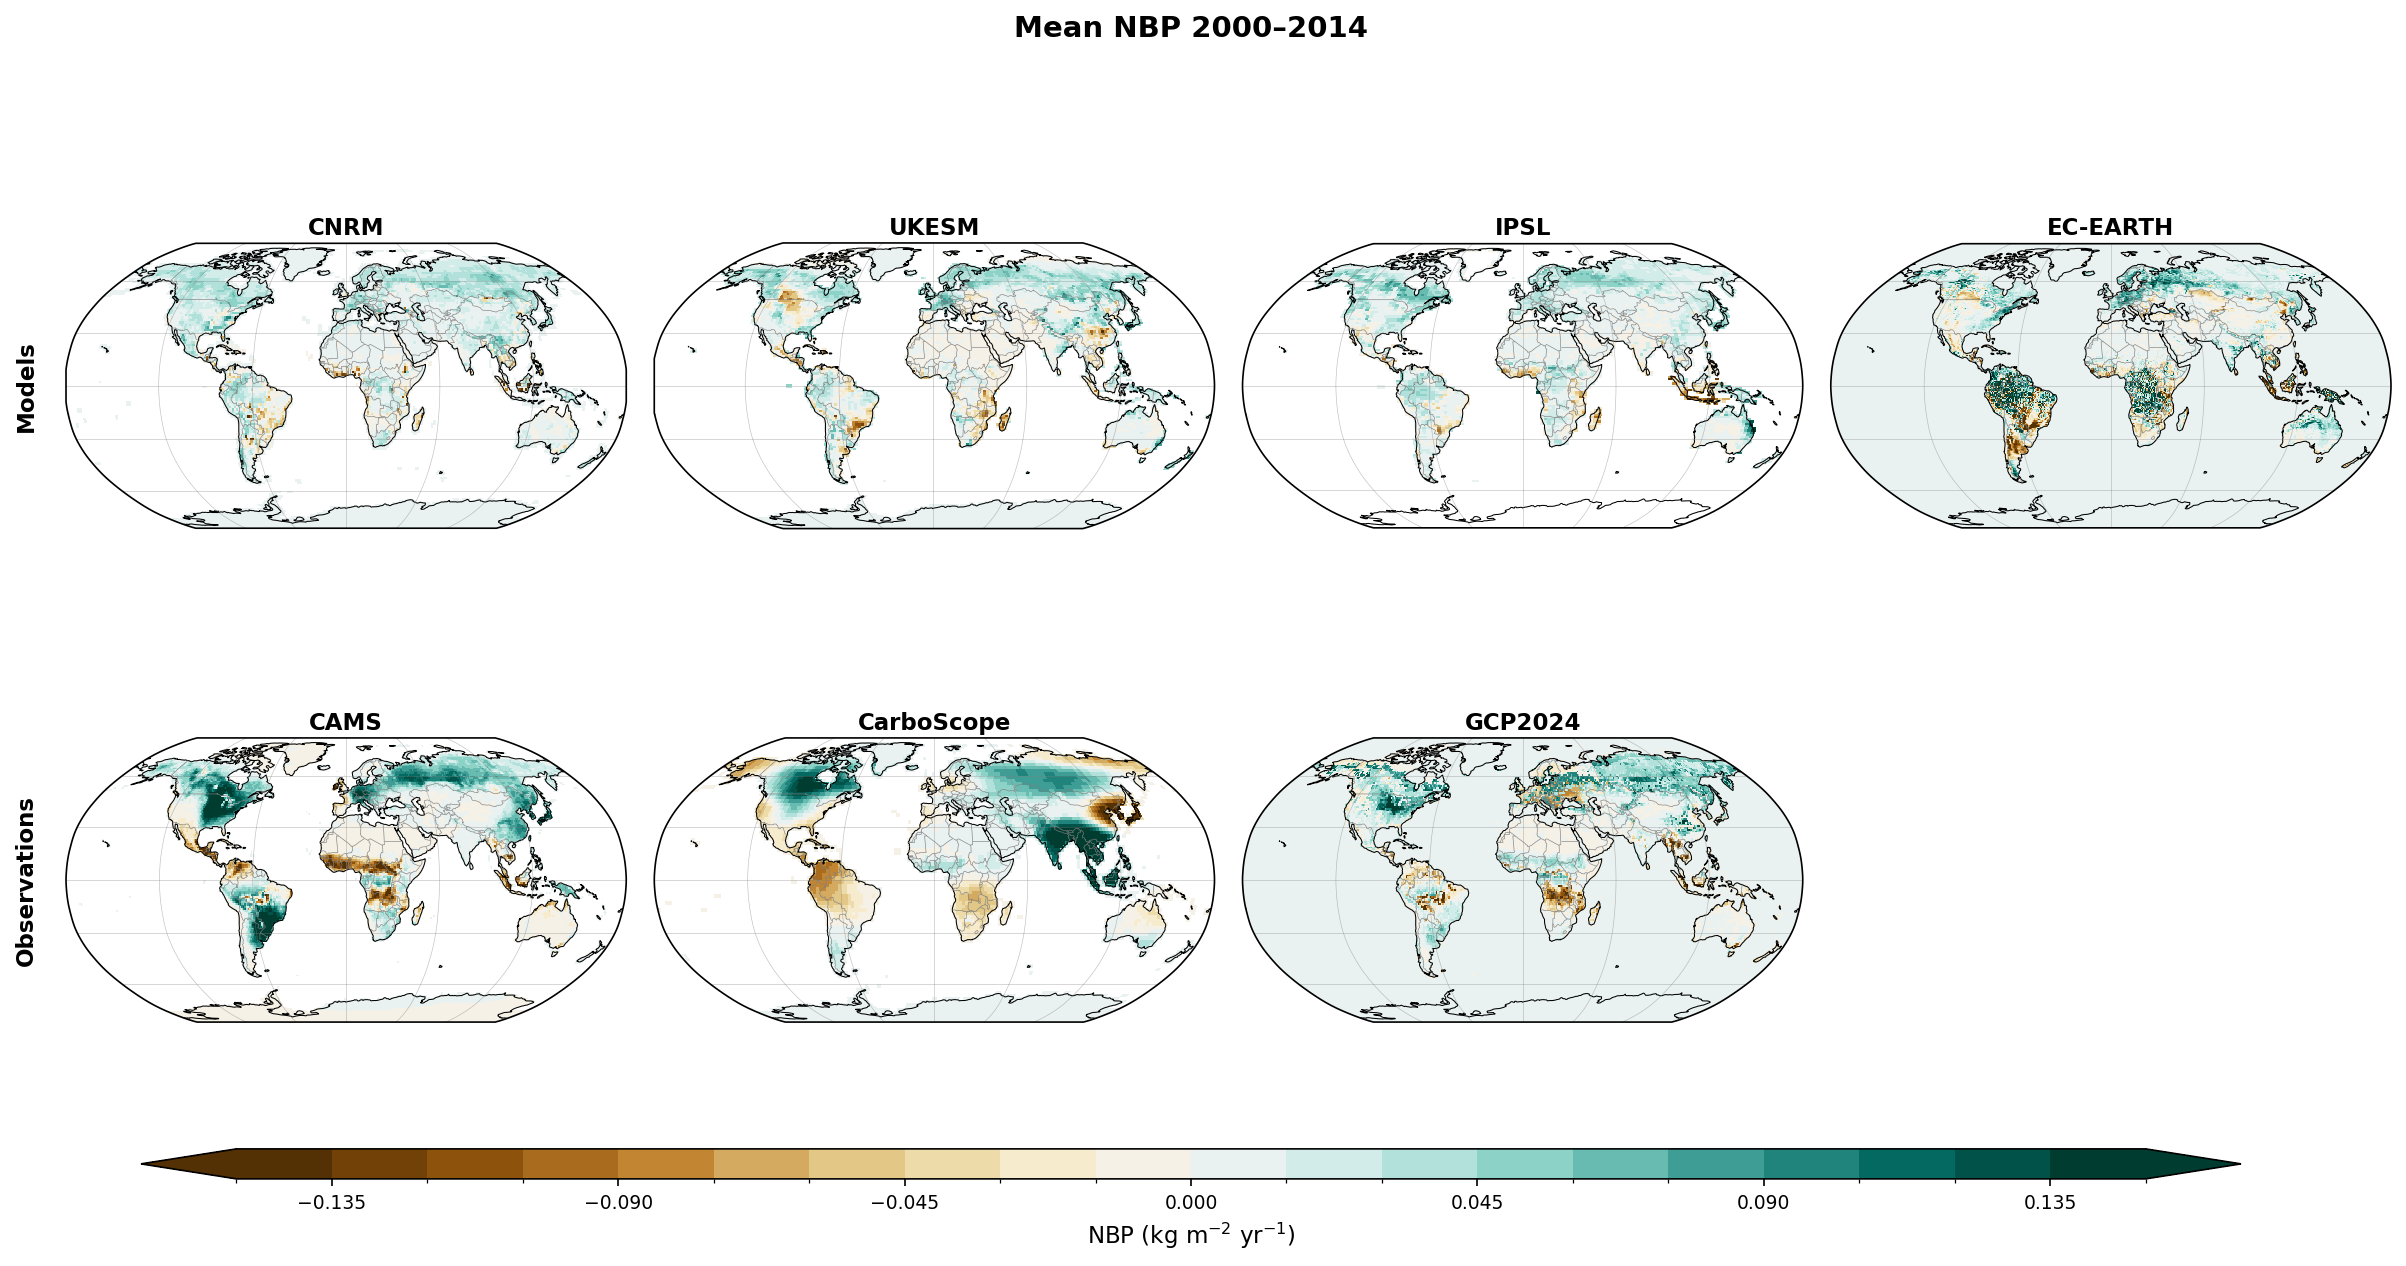

This figure's Python source:
import sys
import os
import numpy as np
import numpy.ma as ma
import matplotlib.pyplot as plt
import iris
import iris.plot as iplt
import iris.quickplot as qplt
import iris.coord_categorisation
import iris.analysis.cartography
import matplotlib.dates as mdates
import cartopy.crs as ccrs
import cartopy.feature as cfeature
import pylab as pl
from iris.analysis.cartography import area_weights
import iris.analysis.cartography
from iris.coord_systems import GeogCS
import cf_units
from matplotlib.colors import BoundaryNorm, ListedColormap
from iris.coords import DimCoord
import cftime
from scipy import stats
import matplotlib.ticker as mticker

# ── Global settings ───────────────────────────────────────────────────────────
date           = iris.Constraint(time=lambda cell: 2000 <= cell.point.year <= 2014)
ChoosePeriod   = 'Annual'
DataFolder     = '/data/scratch/chantelle.burton/OptimESM/NBP/'
var_constraint = iris.Constraint(name="nbp")


# ── Model definitions ─────────────────────────────────────────────────────────
MODELS = [
    {
        'label'   : 'CNRM',
        'color'   : 'red',
        'sign'    : 1,
        'r1_file' : DataFolder + 'nbp_Lmon_CNRM-ESM2-1_esm-hist_r1i1p2f2_gr_185001-201412.nc',
        'landfrac': DataFolder + 'sftlf_fx_CNRM-ESM2-1_esm-hist_r1i1p2f2_gr.nc',
        'lf_name' : 'sftlf',
        'ensemble': [],
    },
    {
        'label'   : 'UKESM',
        'color'   : 'black',
        'sign'    : 1,
        'r1_file' : DataFolder + 'nbp_Lmon_UKESM1-2-LL_esm-hist_r1i1p1f1_gn_195001-201412.nc',
        'landfrac': DataFolder + 'qrparm.landfrac.nc',
        'lf_name' : None,
        'ensemble': [
            DataFolder + 'nbp_Lmon_UKESM1-2-LL_esm-hist_r2i1p1f1_gn_195001-201412.nc',
            DataFolder + 'nbp_Lmon_UKESM1-2-LL_esm-hist_r3i1p1f1_gn_195001-201412.nc',
        ],
    },
    {
        'label'   : 'IPSL',
        'color'   : 'goldenrod',
        'sign'    : -1,   # wrong sign — pers comms Lars & Paul @ Lund
        'r1_file' : DataFolder + 'nbp_Lmon_IPSL-CM6-ESMCO2_esm-hist_r1i1p3f1_gr_195001-201412.nc',
        'landfrac': DataFolder + 'sftlf_fx_CNRM-ESM2-1_esm-hist_r1i1p2f2_gr.nc',
        'lf_name' : 'sftlf',
        'ensemble': [
            DataFolder + 'nbp_Lmon_IPSL-CM6-ESMCO2_esm-hist_r2i1p3f1_gr_195001-201412.nc',
            DataFolder + 'nbp_Lmon_IPSL-CM6-ESMCO2_esm-hist_r3i1p3f1_gr_195001-201412.nc',
            DataFolder + 'nbp_Lmon_IPSL-CM6-ESMCO2_esm-hist_r4i1p3f1_gr_195001-201412.nc',
        ],
    },
    {
        'label'   : 'EC-EARTH',
        'color'   : 'purple',
        'sign'    : 1,
        'r1_file' : DataFolder + 'nbp_LPmon_EC-Earth3-ESM-1_esm-hist_r1i1p1f1_gr_20*.nc',
        'landfrac': DataFolder + 'sftlf_fx_EC-Earth3-ESM-1_esm-hist_r5i1p1f1_gr.nc',
        'lf_name' : 'sftlf',
        'ensemble': [
            DataFolder + "nbp_LPmon_EC-Earth3-ESM-1_esm-hist_r2i1p1f1_gr_*.nc",
            DataFolder + "nbp_LPmon_EC-Earth3-ESM-1_esm-hist_r3i1p1f1_gr_*.nc",
            DataFolder + "nbp_LPmon_EC-Earth3-ESM-1_esm-hist_r5i1p1f1_gr_*.nc"
        ],
    },
]

# ── Observations ──────────────────────────────────────────────────────────────
def read_obs_nbp():
    pwdin = "/data/users/eleanor.burke/obs_data/nbp"
    cams_cube       = iris.load_cube(pwdin + "/cams/cams73_latest_co2_flux_surface_mm.nc")
    carboscope_cube = iris.load_cube(pwdin + "/carboscope/r76nbetEXToc_v2025.flux_land.mon.nc")
    gcp2024_cube    = iris.load_cube(pwdin + "/ct2022/GCP2024.flux1x1-monthly.processed.nc")
    return cams_cube, carboscope_cube, gcp2024_cube

OBS_CUBES  = read_obs_nbp()
OBS_LABELS = ["CAMS", "CarboScope", "GCP2024"]
OBS_STYLES = [dict(color=f"C{i}", ls='dashed') for i in range(len(OBS_LABELS))]

# ── Helper functions ──────────────────────────────────────────────────────────
def remove_duplicate_times(cube):
    """Remove duplicate time points based on year coordinate."""
    try:
        year_points = cube.coord('year').points
    except iris.exceptions.CoordinateNotFoundError:
        year_points = cube.coord('time').points
    _, unique_idx = np.unique(year_points, return_index=True)
    return cube[np.sort(unique_idx)]

def get_years(cube):
    """Extract year values using the year coordinate if present."""
    try:
        return cube.coord('year').points.astype(int)
    except iris.exceptions.CoordinateNotFoundError:
        time_coord = cube.coord('time')
        dates = time_coord.units.num2date(time_coord.points)
        return np.array([d.year for d in dates])

def load_and_preprocess(filepath, landfrac_file, lf_name, sign, is_glob=False):
    """Load one NBP file (or glob), apply land-fraction, deduplicate, return cube."""
    if is_glob:
        cubelist = iris.load(filepath, var_constraint)
        iris.util.equalise_attributes(cubelist)
        cube = cubelist.concatenate_cube()
    else:
        cube = iris.load_cube(filepath, var_constraint)

    cube = cube.extract(date)

    if landfrac_file is not None:
        if lf_name is not None:
            lf = iris.load_cube(landfrac_file, lf_name) / 100.0
        else:
            lf = iris.load_cube(landfrac_file)
        try:
            cube = cube * lf
        except Exception:
            pass

    iris.coord_categorisation.add_season_year(cube, 'time', name='year')
    if ChoosePeriod == 'Annual':
        cube = cube.aggregated_by(['year'], iris.analysis.SUM)

    return cube * sign



def load_mean_map(filepath, landfrac_file, lf_name, sign, is_glob=False):
    """Load NBP, apply land fraction, return 2D time-mean in kg/m2/year."""
    if is_glob:
        cubelist = iris.load(filepath, var_constraint)
        iris.util.equalise_attributes(cubelist)
        cube = cubelist.concatenate_cube()
    else:
        cube = iris.load_cube(filepath, var_constraint)

    cube = cube.extract(date)
    cube = remove_duplicate_times(cube)
    if landfrac_file is not None:
        if lf_name is not None:
            lf = iris.load_cube(landfrac_file, lf_name) / 100.0
        else:
            lf = iris.load_cube(landfrac_file)
        try:
            cube = cube * lf
        except Exception:
            pass

    # Convert kg/m2/s → kg/m2/year then take time mean
    cube = cube * 86400 * 365
    cube = cube.collapsed('time', iris.analysis.MEAN)
    cube = cube * sign
    cube.units = cf_units.Unit('kg m-2 yr-1')
    return cube


def load_obs_mean_map(cube_in):
    """Prepare an obs cube as a 2D time-mean in kg/m2/year."""
    cube = cube_in.copy()
    cube = cube.extract(date)
    # Obs are typically already in kg/m2/s — convert to kg/m2/year
    cube = cube * 86400 * 365
    cube = cube.collapsed('time', iris.analysis.MEAN)
    cube.units = cf_units.Unit('kg m-2 yr-1')
    return cube


def add_map_features(ax):
    """Add coastlines and gridlines to a cartopy axes."""
    ax.coastlines(linewidth=0.5, color='black')
    ax.add_feature(cfeature.BORDERS, linewidth=0.3, edgecolor='grey')
    gl = ax.gridlines(draw_labels=False, linewidth=0.3, color='grey', alpha=0.5)




# ── Global maps ───────────────────────────────────────────────────────────────
# Load all map data
model_maps = []
for mdef in MODELS:
    is_glob = '*' in mdef['r1_file']
    cube = load_mean_map(
        mdef['r1_file'], mdef['landfrac'], mdef['lf_name'],
        mdef['sign'], is_glob=is_glob
    )
    model_maps.append((mdef['label'], cube))

obs_maps = []
for ob_cube, ob_label in zip(OBS_CUBES, OBS_LABELS):
    cube = load_obs_mean_map(ob_cube)
    obs_maps.append((ob_label, cube))

# Determine shared colour scale from all datasets combined
all_data = np.concatenate([
    np.ma.compressed(m[1].data) for m in model_maps + obs_maps
])
#vmax =  np.percentile(np.abs(all_data), 95)
vmax = 0.15
vmin = -vmax


# Diverging colormap centred on zero (green=sink, Brown=source)
cmap   = plt.cm.BrBG
levels = np.linspace(vmin, vmax, 21)
norm   = BoundaryNorm(levels, ncolors=cmap.N, clip=True)

proj = ccrs.Robinson()

fig2, axes2 = plt.subplots(
    2, 4,
    figsize=(20, 8),
    subplot_kw={'projection': proj}
)
fig2.subplots_adjust(wspace=0.05, hspace=0.15)

all_panels = model_maps + obs_maps   # 4 models + 3 obs = 7 panels
# Hide the unused 8th panel (bottom-right)
axes2[1, 3].set_visible(False)

for idx, (title, cube) in enumerate(all_panels):
    row = idx // 4
    col = idx  % 4
    ax  = axes2[row, col]

    # Ensure bounds exist
    for coord in ('longitude', 'latitude'):
        if not cube.coord(coord).has_bounds():
            cube.coord(coord).guess_bounds()

    im = iplt.pcolormesh(cube, axes=ax, cmap=cmap, norm=norm)
    add_map_features(ax)
    ax.set_title(title, fontsize=11, fontweight='bold', pad=4)

    # Label rows
    if col == 0:
        row_label = 'Models' if row == 0 else 'Observations'
        ax.text(-0.05, 0.5, row_label, transform=ax.transAxes,
                fontsize=11, fontweight='bold', va='center', ha='right',
                rotation=90)

# Shared colourbar spanning the full width
cbar_ax = fig2.add_axes([0.15, 0.04, 0.70, 0.025])
cb = fig2.colorbar(
    plt.cm.ScalarMappable(norm=norm, cmap=cmap),
    cax=cbar_ax, orientation='horizontal', extend='both'
)
cb.set_label('NBP (kg m$^{-2}$ yr$^{-1}$)', fontsize=11)
cb.ax.tick_params(labelsize=9)

fig2.suptitle('Mean NBP 2000–2014', fontsize=14, fontweight='bold', y=1.01)
plt.savefig('NBP_Maps.png', dpi=150, bbox_inches='tight')
plt.show()
